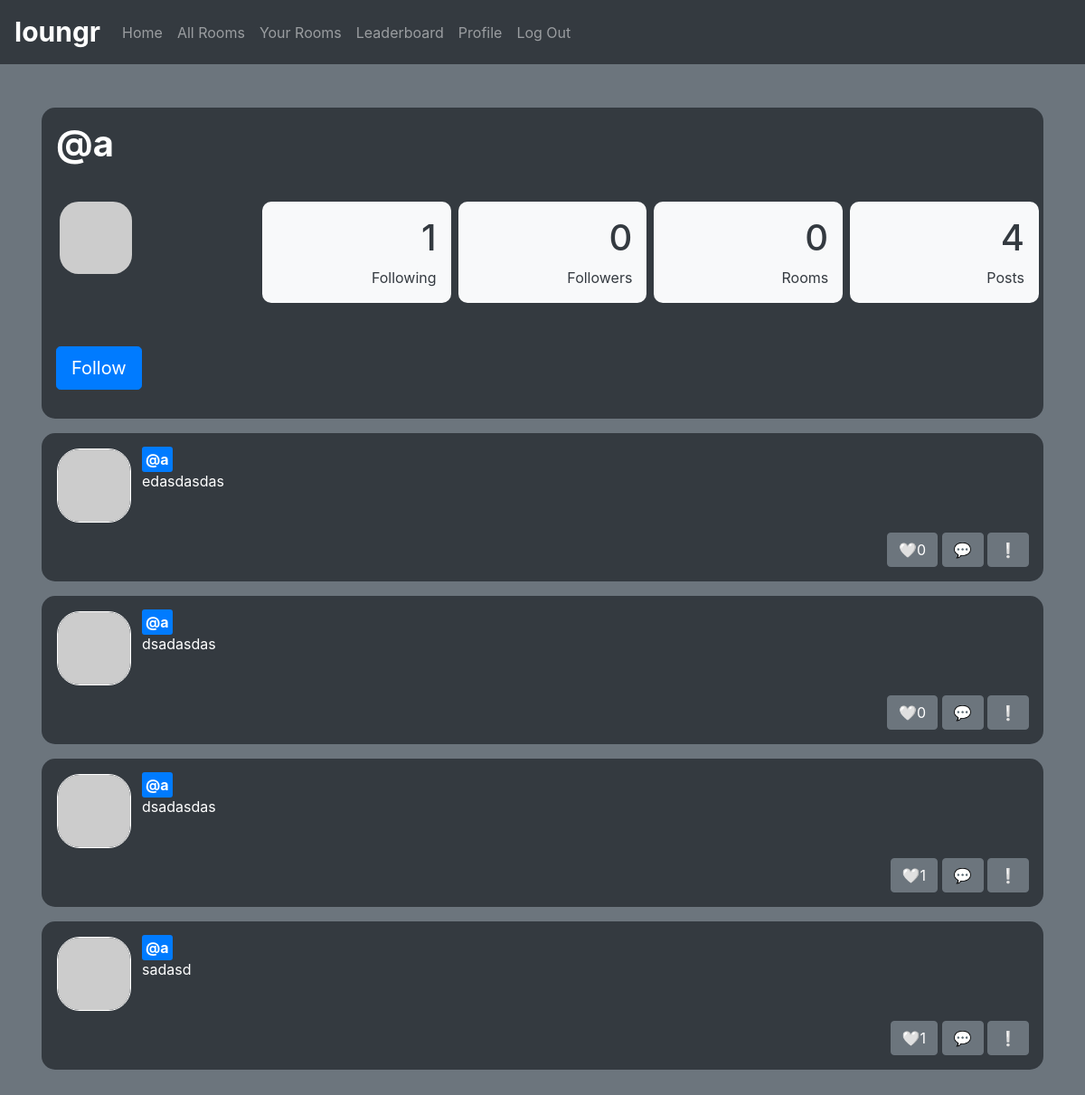
/user/a (signed in), run on the app's committed database.
### app/models.py (models this page shows, shortened)
class User(UserMixin, db.Model):
    id = db.Column(db.Integer, primary_key=True)
    username = db.Column(db.String(64), index=True, unique=True)
    email = db.Column(db.String(120), index=True, unique=True)
    password_hash = db.Column(db.String(128))
    posts = db.relationship('Post', backref='author', lazy='dynamic')
    replies = db.relationship('Reply', backref='author', lazy='dynamic')
    about_me = db.Column(db.String(140))
    last_seen = db.Column(db.DateTime, default=datetime.utcnow)
    followed = db.relationship(
        'User', secondary = followers,
        primaryjoin = (followers.c.follower_id == id),
        secondaryjoin = (followers.c.followed_id == id),
        backref = db.backref('followers', lazy='dynamic'), lazy='dynamic')
    liked = db.relationship(
    'PostLike',
    foreign_keys='PostLike.user_id',
    backref='user', lazy='dynamic')
    rooms = db.relationship('Room', secondary=members)
    def has_liked_post(self, post):
        return PostLike.query.filter(
            PostLike.user_id == self.id,
            PostLike.post_id == post.id).count() > 0
    def avatar(self, size):
        digest = md5(self.email.lower().encode('utf-8')).hexdigest()
        return 'https://www.gravatar.com/avatar/{}?d=identicon&s={}'.format(digest, size)
    def count_following(self):
        return self.followed.count()
    def count_followers(self):
        return self.followers.count()
    """
    def followers(self):
        followers = []

        for user in User.query.all():
            if user.is_following(self):
                followers.append(user)

        return len(followers)
    """
    def is_following(self, user):
        return user in self.followed
    def user_rooms(self):
        return self.rooms

class Post(db.Model):
    id = db.Column(db.Integer, primary_key=True)
    body = db.Column(db.String(140))
    timestamp = db.Column(db.DateTime, index=True, default=datetime.utcnow)
    user_id = db.Column(db.Integer, db.ForeignKey('user.id'))
    room_id = db.Column(db.String(8), db.ForeignKey('room.id'))
    likes = db.relationship('PostLike', backref='post', lazy='dynamic')
    replies = db.relationship('Reply', backref='reply', lazy='dynamic')

### app/routes.py (the view)
@app.route('/user/<username>')
@login_required
def user(username):
    user = User.query.filter_by(username=username).first_or_404()
    following = user.count_following()
    followers = user.count_followers()
    rooms = len(user.user_rooms())
    num_posts = user.posts.count()
    page = request.args.get('page', 1, type=int)
    posts = user.posts.order_by(Post.timestamp.desc()).paginate(
        page, app.config['POSTS_PER_PAGE'], False)
    next_url = url_for('user', username=user.username, page=posts.next_num) \
        if posts.has_next else None
    prev_url = url_for('user', username=user.username, page=posts.prev_num) \
        if posts.has_prev else None
    form = EmptyForm()
    return render_template('user.html', user=user, posts=posts.items,
                           next_url=next_url, prev_url=prev_url, form=form, following=following,followers=followers, rooms = rooms, num_posts=num_posts, title=user.username)

### app/forms.py
class EmptyForm(FlaskForm):
    submit = SubmitField('Submit')

### app/models.py (called while the page is built)
@login.user_loader
def load_user(id):
    return User.query.get(int(id))

### app/routes.py (called while the page is built)
@app.before_request
def before_request():
    if current_user.is_authenticated:
        current_user.last_seen = datetime.utcnow()
        db.session.commit()

### app/templates/user.html (shortened to what this page needs)
{% extends "base.html" %}
{% block content %}
<div class="container p-3 my-3 text-white border-0" style="border-radius: 15px">
    <div class="container p-3 my-3 bg-dark text-white border-0" style="border-radius: 15px">
        <h1 style="font-weight: bold;">@{{ user.username }}</h1>
        <br>
        <div class="row">
            <div class="col">
                <img class= "p-1 my-1"style="border-radius: 25px" src="{{ user.avatar(110) }}">
            </div>
            <div class="col main-box-layout p-1 my-1">
                <div class="box-layout-text text-right bg-light p-3 text-dark" style= "border-radius: 10px;">
                    <h1>{{ following}}</h1>
                <span>Following</span>
                </div>
            </div>
            <div class="col main-box-layout  p-1 my-1">
                <div class="box-layout-text text-right bg-light p-3 text-dark" style= "border-radius: 10px;">
                    <h1>{{ followers}}</h1>
                <span>Followers</span>
                </div>
            </div>
            <div class="col main-box-layout  p-1 my-1">
                <div class="box-layout-text text-right bg-light p-3  text-dark" style= "border-radius: 10px;">
                    <h1>{{ rooms }}</h1>
                <span>Rooms</span>
                </div>
            </div>
            <div class="col main-box-layout  p-1 my-1">
                <div class="box-layout-text text-right bg-light p-3  text-dark" style= "border-radius: 10px;">
                    <h1>{{ num_posts }}</h1>
                <span>Posts</span>
                </div>
            </div>
        </div>
        <br>
    {% if user == current_user %}
    <p><a class="btn btn-primary" href="{{ url_for('edit_profile') }}">Edit your profile</a></p>
    </div>
    {% elif not current_user.is_following(user) %}
    <p>
        <form action="{{ url_for('follow', username=user.username) }}" method="post">
            <input type="submit" class="btn btn-primary btn-lg" value="Follow"></input>
        </form>
    </p>
    </div>
    {% endif %}
    {% for post in posts %}
        {% include '_post.html' %}
    {% endfor %}
{% endblock %}

### app/templates/_post.html
<div class="container p-3 my-3 bg-dark text-white border-0" style="border-radius: 15px">
    <table>
        <tr valign="top">
            <td><img class= "border border-white"style="border-radius: 25px" src="{{ post.author.avatar(60) }}"></td>
            <td>
                <div style="padding-left: 10px;">
                <a class = "text-white bg-primary p-1" style="border-radius: 3px; font-weight: bold;" href="{{ url_for('user', username=post.author.username) }}">
                    @{{ post.author.username }}
                </a>
                <br>
                <p>{{ post.body }}</p>
                </div>
            </td>
        </tr>
    </table>
    <div class="container-fluid text-center bg-dark text-white" style="margin-top: 10px;">
        <div class="row">
            <div class="col">
                <div class="row">
                <div style="margin-left: auto; margin-right: 0px;">
                {% if current_user.has_liked_post(post) %}
                <a class="btn btn-danger" href="{{ url_for('like_action', post_id=post.id, action='unlike') }}">🤍{{ post.likes.count() }}</a>
                {% else %}
                <a class="btn btn-secondary" href="{{ url_for('like_action', post_id=post.id, action='like') }}">🤍{{ post.likes.count() }}</a>
                {% endif %}
                <a class="btn btn-secondary" href="/post/{{post.id}}">💬</a>
                <a class="btn btn-secondary" href="{{ url_for('report_action', post_id=post.id) }}">❕</a>
                </div>
            </div>
            </div>
            </div>
        </div>
    </div>

### data on the page
User: username "a"
Post: author.username "a", body "edasdasdas", likes.count "0"
Post: author.username "a", body "dsadasdas", likes.count "0"
Post: author.username "a", body "dsadasdas", likes.count "1"
Post: author.username "a", body "sadasd", likes.count "1"

### other printed values
{{ following }} "1"
{{ followers }} "0"
{{ rooms }} "0"
{{ num_posts }} "4"
